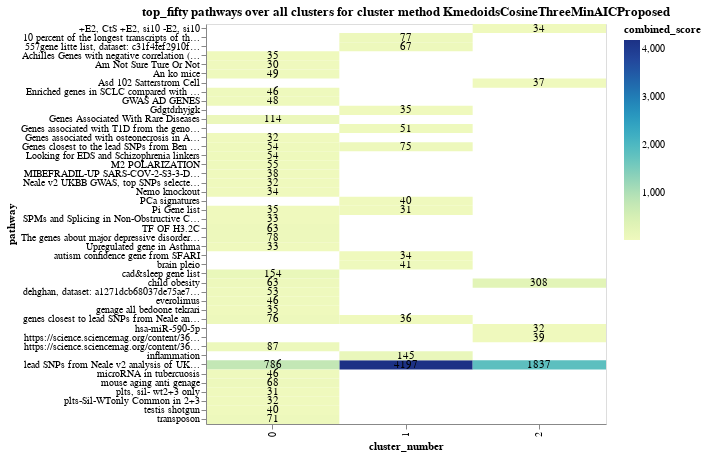

Here is the notebook cell this chart was saved with:
### Markdown cell above
### Plot the top five for each cluster and the top fifty pathways overall. For Odds-ratio and combined-score

### Code cell
x_lab = "cluster_number"
y_lab = "pathway"
tex_list = []
for lab in cluster_method_labels:
    lab = lab.replace("_"," ").title().replace(" ","")
    title_str_per = '{} pathways per cluster for cluster method {}'
    title_str_ove = '{} pathways over all clusters for cluster method {}'
    save_str = path_plots+ "/{}ClusterPaths{}{}.png"
    # OR plots 
    # - Top 5 per clust
    top_five_or_title = title_str_per.format(top_five_lab,lab)
    df = path_tops_dict[lab][OR_lab][top_five_lab]
    chart = chart_cluster_pathway(df,x_lab, y_lab, OR_lab, top_five_or_title)
    fname = save_str.format(top_five_lab, OR_lab,lab)
    chart.save(fname)
    tex_list +=[pathway_figure_tex(lab,  fname= fname, score = "Odds Ratio", filter = "top five per cluster")]
    # - Top 50
    top_fifty_or_title = title_str_ove.format(top_fifty_lab, lab)
    chart = chart_cluster_pathway(path_tops_dict[lab][OR_lab][top_fifty_lab],x_lab, y_lab, OR_lab, top_fifty_or_title)
    fname = save_str.format(top_fifty_lab, OR_lab, lab)
    chart.save(fname)
    tex_list +=[pathway_figure_tex(lab, fname= fname, score = "Odds Ratio", filter = "top fifty overall")]
    # Combined score
    # - Top 5 per clust
    top_five_score_title = title_str_per.format(top_five_lab, lab)
    chart = chart_cluster_pathway(path_tops_dict[lab][score_lab][top_five_lab],x_lab, y_lab, score_lab, top_five_score_title)
    fname = save_str.format(top_five_lab, score_lab,lab)
    chart.save(fname)
    tex_list +=[pathway_figure_tex(lab,  fname= fname, score = "Combined Score", filter = "top five per cluster")]
    # - Top 50
    top_fifty_score_title = title_str_ove.format(top_fifty_lab, lab)
    chart = chart_cluster_pathway(path_tops_dict[lab][score_lab][top_fifty_lab],x_lab, y_lab, score_lab, top_fifty_score_title)
    fname= save_str.format(top_fifty_lab, score_lab,lab)
    chart.save(fname)
    tex_list +=[pathway_figure_tex(lab, fname= fname, score = "Combined Score", filter = "top fifty overall")]
chart

### Figure 1 — Vega-Lite specification as saved in the notebook (floating-point values rounded to 4 significant figures)
{"config": {"view": {"continuousWidth": 300, "continuousHeight": 300}}, "layer": [{"mark": {"type": "rect"}, "encoding": {"color": {"field": "combined_score", "title": "combined_score", "type": "quantitative"}, "x": {"field": "cluster_number", "title": "cluster_number", "type": "ordinal"}, "y": {"field": "pathway", "title": "pathway", "type": "ordinal"}}, "title": {"text": "top_fifty pathways over all clusters for cluster method KmedoidsCosineThreeMinAICProposed", "anchor": "middle"}}, {"mark": {"type": "text", "baseline": "middle"}, "encoding": {"color": {"value": "black"}, "text": {"field": "combined_score", "format": ".0f", "type": "quantitative"}, "x": {"field": "cluster_number", "title": "cluster_number", "type": "ordinal"}, "y": {"field": "pathway", "title": "pathway", "type": "ordinal"}}, "title": {"text": "top_fifty pathways over all clusters for cluster method KmedoidsCosineThreeMinAICProposed", "anchor": "middle"}}], "data": {"name": "data-1553c6a9a2e1ddd7b01cd4311a1319cb"}, "height": 400, "width": 400, "$schema": "https://vega.github.io/schema/vega-lite/v5.17.0.json", "datasets": {"data-1553c6a9a2e1ddd7b01cd4311a1319cb": [{"pathway": "lead SNPs from Neale v2 analysis of UKBB data, pruned with distance cutoff of 500kb and mapped to nearest gene", "cluster_number": 1, "combined_score": 4197.0}, {"pathway": "lead SNPs from Neale v2 analysis of UKBB data, pruned with distance cutoff of 500kb and mapped to nearest gene", "cluster_number": 2, "combined_score": 1837.0}, {"pathway": "lead SNPs from Neale v2 analysis of UKBB data, pruned with distance cutoff of 500kb and mapped to nearest gene", "cluster_number": 0, "combined_score": 786.5}, {"pathway": "child obesity", "cluster_number": 2, "combined_score": 307.6}, {"pathway": "cad&sleep gene list", "cluster_number": 0, "combined_score": 154.4}, {"pathway": "inflammation", "cluster_number": 1, "combined_score": 145.2}, {"pathway": "Genes Associated With Rare Diseases", "cluster_number": 0, "combined_score": 113.6}, {"pathway": "https://science.sciencemag.org/content/365/6456/eaat7693, dataset: faa3e04654acf5afe80cc00d5692f6e3", "cluster_number": 0, "combined_score": 86.99}, {"pathway": "The genes about major depressive disorder analysis.", "cluster_number": 0, "combined_score": 77.75}, {"pathway": "10 percent of the longest transcripts of the human genome", "cluster_number": 1, "combined_score": 77.34}, {"pathway": "genes closest to lead SNPs from Neale analysis of UKBB self reported hypertension data", "cluster_number": 0, "combined_score": 76.18}, {"pathway": "Genes closest to the lead SNPs from Ben Neale's v2 analysis of the UK biobank response to the Worrier question", "cluster_number": 1, "combined_score": 75.06}, {"pathway": "transposon", "cluster_number": 0, "combined_score": 71.06}, {"pathway": "mouse aging anti genage", "cluster_number": 0, "combined_score": 67.86}, {"pathway": "557gene litte list, dataset: c31f4fef2910f4f501a50c2946dd22d9", "cluster_number": 1, "combined_score": 67.15}, {"pathway": "TF OF H3.2C", "cluster_number": 0, "combined_score": 63.15}, {"pathway": "child obesity", "cluster_number": 0, "combined_score": 63.15}, {"pathway": "M2 POLARIZATION", "cluster_number": 0, "combined_score": 54.56}, {"pathway": "Genes closest to the lead SNPs from Ben Neale's v2 analysis of the UK biobank response to the Worrier question", "cluster_number": 0, "combined_score": 53.6}, {"pathway": "Looking for EDS and Schizophrenia linkers", "cluster_number": 0, "combined_score": 53.6}, {"pathway": "dehghan, dataset: a1271dcb68037de75ae77ffe8d628074", "cluster_number": 0, "combined_score": 52.93}, {"pathway": "Genes associated with T1D from the genomics component of TEDDY", "cluster_number": 1, "combined_score": 50.91}, {"pathway": "An ko mice", "cluster_number": 0, "combined_score": 48.76}, {"pathway": "GWAS AD GENES", "cluster_number": 0, "combined_score": 48.21}, {"pathway": "Enriched genes in SCLC compared with NSCLC among CCLE", "cluster_number": 0, "combined_score": 46.23}, {"pathway": "everolimus", "cluster_number": 0, "combined_score": 46.23}, {"pathway": "microRNA in tubercuosis", "cluster_number": 0, "combined_score": 45.83}, {"pathway": "brain pleio", "cluster_number": 1, "combined_score": 40.85}, {"pathway": "testis shotgun", "cluster_number": 0, "combined_score": 40.43}, {"pathway": "PCa signatures", "cluster_number": 1, "combined_score": 40.21}, {"pathway": "https://science.sciencemag.org/content/365/6456/eaat7693, dataset: 47a57d04565659137c0f26b29198bac4", "cluster_number": 2, "combined_score": 38.98}, {"pathway": "MIBEFRADIL-UP SARS-COV-2-S3-3-DOWN", "cluster_number": 0, "combined_score": 37.97}, {"pathway": "Asd 102 Satterstrom Cell", "cluster_number": 2, "combined_score": 37.37}, {"pathway": "genes closest to lead SNPs from Neale analysis of UKBB self reported hypertension data", "cluster_number": 1, "combined_score": 36.45}, {"pathway": "Pi Gene list", "cluster_number": 0, "combined_score": 35.37}, {"pathway": "Gdgtdrhyjgk", "cluster_number": 1, "combined_score": 34.57}, {"pathway": "genage all bedoone tekrari", "cluster_number": 0, "combined_score": 34.53}, {"pathway": "Achilles Genes with negative correlation (< -0.3) between CRISPR data and self-mRNA", "cluster_number": 0, "combined_score": 34.53}, {"pathway": "+E2, CtS +E2, si10 -E2, si10", "cluster_number": 2, "combined_score": 34.25}, {"pathway": "Nemo knockout", "cluster_number": 0, "combined_score": 33.76}, {"pathway": "autism confidence gene from SFARI", "cluster_number": 1, "combined_score": 33.7}, {"pathway": "Upregulated gene in Asthma", "cluster_number": 0, "combined_score": 33.39}, {"pathway": "SPMs and Splicing in Non-Obstructive CAD 300 DEGs in INOCA vs healthy", "cluster_number": 0, "combined_score": 33.33}, {"pathway": "Neale v2 UKBB GWAS, top SNPs selected by distance pruning with distance < 500kb and mapped to closest gene.", "cluster_number": 0, "combined_score": 32.05}, {"pathway": "plts-Sil-WTonly Common in 2+3", "cluster_number": 0, "combined_score": 32.05}, {"pathway": "Genes associated with osteonecrosis in ALL children", "cluster_number": 0, "combined_score": 31.93}, {"pathway": "hsa-miR-590-5p", "cluster_number": 2, "combined_score": 31.78}, {"pathway": "Pi Gene list", "cluster_number": 1, "combined_score": 30.86}, {"pathway": "plts, sil- wt2+3 only", "cluster_number": 0, "combined_score": 30.8}, {"pathway": "Am Not Sure Ture Or Not", "cluster_number": 0, "combined_score": 30.26}]}}
